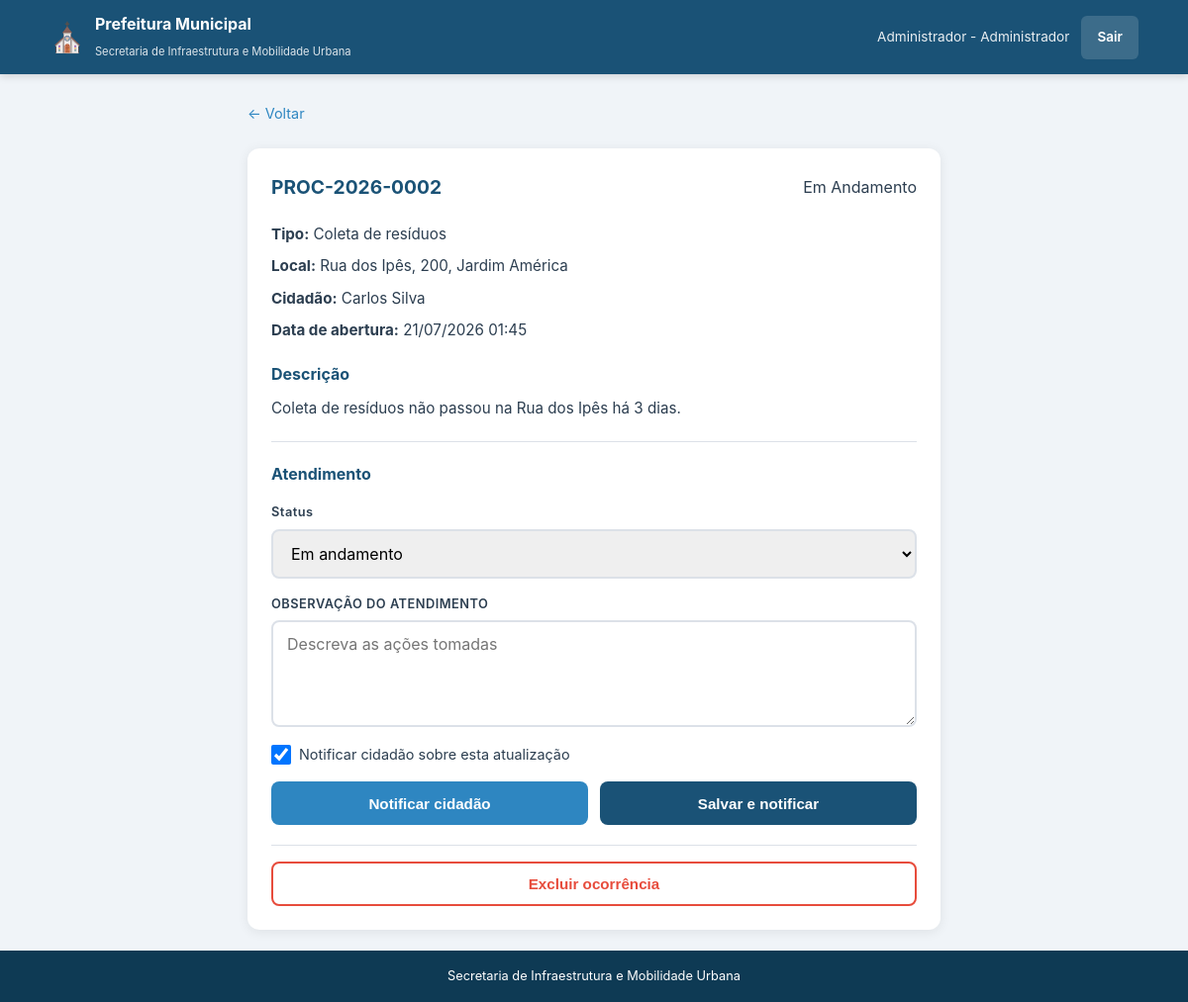
Screenshot of /funcionario/ocorrencias/2/atender (signed in) with the database file from the repository.
### models.py (models this page shows, shortened)
class Funcionario(UserMixin, db.Model):
    __tablename__ = 'funcionarios'
    id = db.Column(db.Integer, primary_key=True)
    nome_completo = db.Column(db.String(255), nullable=False)
    email_institucional = db.Column(db.String(255), unique=True, nullable=False)
    senha_hash = db.Column(db.String(255), nullable=False)
    setor = db.Column(db.String(100), nullable=False)
    ativo = db.Column(db.Boolean, default=True)
    atualizacoes = db.relationship('AtualizacaoOcorrencia', backref='funcionario', lazy=True)

class Ocorrencia(db.Model):
    __tablename__ = 'ocorrencias'
    id = db.Column(db.Integer, primary_key=True)
    protocolo = db.Column(db.String(20), unique=True, nullable=False)
    cidadao_id = db.Column(db.Integer, db.ForeignKey('cidadaos.id'), nullable=True)
    tipo = db.Column(db.String(100), nullable=False)
    descricao = db.Column(db.Text, nullable=False)
    localizacao = db.Column(db.String(255), nullable=False)
    foto_url = db.Column(db.String(500), nullable=True)
    status = db.Column(db.String(20), default='aberta')
    data_abertura = db.Column(db.DateTime, default=datetime.utcnow)
    data_conclusao = db.Column(db.DateTime, nullable=True)
    atualizacoes = db.relationship('AtualizacaoOcorrencia', backref='ocorrencia', lazy=True)
    avaliacao = db.relationship('Avaliacao', backref='ocorrencia', uselist=False, lazy=True)

class Cidadao(UserMixin, db.Model):
    __tablename__ = 'cidadaos'
    id = db.Column(db.Integer, primary_key=True)
    nome_completo = db.Column(db.String(255), nullable=False)
    cpf = db.Column(db.String(14), unique=True, nullable=False)
    email = db.Column(db.String(255), unique=True, nullable=False)
    senha_hash = db.Column(db.String(255), nullable=False)
    data_cadastro = db.Column(db.DateTime, default=datetime.utcnow)
    ocorrencias = db.relationship('Ocorrencia', backref='cidadao', lazy=True)
    avaliacoes = db.relationship('Avaliacao', backref='cidadao', lazy=True)
    notificacoes = db.relationship('Notificacao', backref='cidadao', lazy=True)

### routes/funcionarios.py (the view, shortened to what this page needs)
@funcionarios_bp.route('/funcionario/ocorrencias/<int:ocorrencia_id>/atender', methods=['GET', 'POST'])
@login_required
def atender_ocorrencia(ocorrencia_id):
    if not hasattr(current_user, 'setor'):
        return redirect(url_for('auth.login_institucional'))
    ocorrencia = Ocorrencia.query.get_or_404(ocorrencia_id)
    return render_template('atendimento_ocorrencia.html', ocorrencia=ocorrencia)

### app.py (called while the page is built)
@login_manager.user_loader
def load_user(user_id):
    parts = user_id.split('_', 1)
    if parts[0] == 'c':
        return Cidadao.query.get(int(parts[1]))
    elif parts[0] == 'f':
        return Funcionario.query.get(int(parts[1]))
    return None

### templates/atendimento_ocorrencia.html (shortened to what this page needs)
{% extends "base.html" %}
{% block css %}<link rel="stylesheet" href="{{ url_for('static', filename='css/painel.css') }}">{% endblock %}
{% block conteudo %}
<div class="detalhe-container">
    <a href="{{ url_for('funcionarios.painel_funcionario') }}" class="btn-voltar">&#8592; Voltar</a>
    <div class="detalhe-card">
        <div class="detalhe-header">
            <h1>{{ ocorrencia.protocolo }}</h1>
            <span class="status status-{{ ocorrencia.status }}">{{ ocorrencia.status|replace('_', ' ')|title }}</span>
        </div>
        <div class="detalhe-info">
            <p><strong>Tipo:</strong> {{ ocorrencia.tipo }}</p>
            <p><strong>Local:</strong> {{ ocorrencia.localizacao }}</p>
            <p><strong>Cidadão:</strong> {{ ocorrencia.cidadao.nome_completo if ocorrencia.cidadao else 'Anônimo' }}</p>
            <p><strong>Data de abertura:</strong> {{ ocorrencia.data_abertura.strftime('%d/%m/%Y %H:%M') }}</p>
        </div>
        <div class="detalhe-descricao">
            <h3>Descrição</h3>
            <p>{{ ocorrencia.descricao }}</p>
        </div>
        <div class="atendimento-form">
            <h3>Atendimento</h3>
            <form method="POST" action="{{ url_for('funcionarios.atender_ocorrencia', ocorrencia_id=ocorrencia.id) }}" class="form">
                <div class="campo">
                    <label for="status">Status</label>
                    <select id="status" name="status">
                        <option value="em_andamento" {% if ocorrencia.status == 'em_andamento' %}selected{% endif %}>Em andamento</option>
                    </select>
                </div>
                <div class="campo">
                    <label for="observacao">OBSERVAÇÃO DO ATENDIMENTO</label>
                    <textarea id="observacao" name="observacao" rows="4" placeholder="Descreva as ações tomadas" required></textarea>
                </div>
                <div class="campo-checkbox">
                    <label class="checkbox-label">
                        <input type="checkbox" name="notificar_cidadao" id="notificar_cidadao" checked>
                        <span>Notificar cidadão sobre esta atualização</span>
                    </label>
                </div>
                <div class="form-acoes">
                    <button type="submit" name="acao" value="notificar" class="btn btn-secundario">Notificar cidadão</button>
                    <button type="submit" name="acao" value="salvar" class="btn btn-primario">Salvar e notificar</button>
                </div>
            </form>
            <div class="atendimento-excluir">
                <button type="button" class="btn btn-excluir-full" onclick="abrirModalExclusao()">Excluir ocorrência</button>
            </div>
        </div>
    </div>
</div>
{% endblock %}

### templates/base.html (shortened to what this page needs)
<!DOCTYPE html>
<html lang="pt-BR">
<head>
    <link rel="stylesheet" href="{{ url_for('static', filename='css/estilo_global.css') }}">
    {% block css %}{% endblock %}
</head>
<body>
    <header class="cabecalho">
        <div class="cabecalho-inner">
            <a href="/" class="logo">
                <span class="logo-icon">&#9962;</span>
                <div class="logo-texto">
                    <strong>Prefeitura Municipal</strong>
                    <small>Secretaria de Infraestrutura e Mobilidade Urbana</small>
                </div>
            </a>
            <nav class="nav-cabecalho">
                {% if current_user.is_authenticated %}
                    {% if current_user.setor is defined and current_user.setor %}
                        <span class="nav-usuario">{{ current_user.nome_completo }} - {{ current_user.setor }}</span>
                    {% else %}
                        <a href="{{ url_for('notificacoes.listar_notificacoes') }}" class="nav-link">Notificações</a>
                    {% endif %}
                    <a href="{{ url_for('auth.logout') }}" class="btn btn-sair">Sair</a>
                {% endif %}
            </nav>
        </div>
    </header>
    <main class="conteudo">
        {% block conteudo %}{% endblock %}
    </main>
    <footer class="rodape">
        <p>Secretaria de Infraestrutura e Mobilidade Urbana</p>
    </footer>
</body>
</html>

### static/css/estilo_global.css (style rules this page uses)
* { margin: 0; padding: 0; box-sizing: border-box; }
:root { --cor-primaria: #1a5276; --cor-primaria-escura: #0e3a54; --cor-secundaria: #2e86c1; --cor-destaque: #f39c12; --cor-sucesso: #27ae60; --cor-erro: #e74c3c; --cor-fundo: #f0f4f8; --cor-texto: #2c3e50; --cor-texto-claro: #7f8c8d; --cor-branco: #ffffff; --cor-borda: #dce1e8; --sombra: 0 2px 12px rgba(0,0,0,0.08); --raio: 12px; }
html, body { height: 100%; }
body { font-family: -apple-system, BlinkMacSystemFont, 'Segoe UI', Roboto, sans-serif; background: var(--cor-fundo); color: var(--cor-texto); line-height: 1.6; display: flex; flex-direction: column; min-height: 100vh; }
.cabecalho { background: var(--cor-primaria); color: var(--cor-branco); padding: 12px 16px; position: sticky; top: 0; z-index: 100; box-shadow: 0 2px 8px rgba(0,0,0,0.15); }
.cabecalho-inner { max-width: 1100px; margin: 0 auto; display: flex; align-items: center; justify-content: space-between; gap: 12px; }
.logo { display: flex; align-items: center; gap: 10px; text-decoration: none; color: var(--cor-branco); }
.logo-icon { font-size: 1.8rem; }
.logo-texto strong { display: block; font-size: 1rem; }
.logo-texto small { font-size: 0.7rem; opacity: 0.85; }
.nav-cabecalho { display: flex; align-items: center; gap: 12px; }
.nav-usuario { font-size: 0.85rem; opacity: 0.9; }
.conteudo { flex: 1; max-width: 1100px; width: 100%; margin: 0 auto; padding: 20px 16px; }
.rodape { background: var(--cor-primaria-escura); color: var(--cor-branco); text-align: center; padding: 16px; font-size: 0.8rem; margin-top: auto; }
.btn { display: inline-flex; align-items: center; justify-content: center; gap: 8px; padding: 12px 24px; border: none; border-radius: 8px; font-size: 0.95rem; font-weight: 600; cursor: pointer; text-decoration: none; transition: all 0.2s; min-height: 44px; min-width: 44px; }
.btn-primario { background: var(--cor-primaria); color: var(--cor-branco); }
.btn-secundario { background: var(--cor-secundaria); color: var(--cor-branco); }
.btn-sair { background: rgba(255,255,255,0.15); color: var(--cor-branco); padding: 8px 16px; border-radius: 6px; font-size: 0.85rem; }

### static/css/painel.css (style rules this page uses)
.form { display: flex; flex-direction: column; gap: 16px; }
.campo { display: flex; flex-direction: column; gap: 6px; }
.campo label { font-size: 0.8rem; font-weight: 600; color: var(--cor-texto); letter-spacing: 0.5px; }
.campo input, .campo select, .campo textarea { padding: 12px 14px; border: 2px solid var(--cor-borda); border-radius: 8px; font-size: 1rem; font-family: inherit; transition: border-color 0.2s; min-height: 44px; }
.campo textarea { resize: vertical; min-height: 100px; }
.campo-checkbox { display: flex; align-items: center; gap: 8px; }
.checkbox-label { display: flex; align-items: center; gap: 8px; cursor: pointer; font-size: 0.9rem; }
.checkbox-label input[type="checkbox"] { width: 20px; height: 20px; cursor: pointer; }
.form-acoes { display: flex; gap: 12px; flex-wrap: wrap; }
.form-acoes .btn { flex: 1; min-width: 140px; }
.detalhe-container { max-width: 700px; margin: 0 auto; }
.btn-voltar { display: inline-block; color: var(--cor-secundaria); text-decoration: none; font-size: 0.9rem; margin-bottom: 16px; padding: 8px 0; }
.detalhe-card { background: var(--cor-branco); border-radius: var(--raio); box-shadow: var(--sombra); padding: 24px; }
.detalhe-header { display: flex; justify-content: space-between; align-items: center; margin-bottom: 20px; flex-wrap: wrap; gap: 8px; }
.detalhe-header h1 { font-size: 1.2rem; color: var(--cor-primaria); }
.detalhe-info { display: flex; flex-direction: column; gap: 8px; margin-bottom: 20px; }
.detalhe-info p { font-size: 0.95rem; }
.detalhe-descricao { margin-bottom: 20px; }
.detalhe-descricao h3 { font-size: 1rem; color: var(--cor-primaria); margin-bottom: 8px; }
.detalhe-descricao p { font-size: 0.95rem; line-height: 1.7; }
.atendimento-form { margin-top: 20px; padding-top: 20px; border-top: 1px solid var(--cor-borda); }
.atendimento-form h3 { font-size: 1rem; color: var(--cor-primaria); margin-bottom: 16px; }
.atendimento-excluir { margin-top: 20px; padding-top: 16px; border-top: 1px solid var(--cor-borda); }
.btn-excluir-full { display: inline-flex; align-items: center; justify-content: center; gap: 8px; padding: 12px 24px; border: 2px solid var(--cor-erro); border-radius: 8px; font-size: 0.95rem; font-weight: 600; cursor: pointer; text-decoration: none; transition: all 0.2s; min-height: 44px; background: var(--cor-branco); color: var(--cor-erro); width: 100%; }

### rows the page displays
Funcionario: nome_completo "Administrador", setor "Administrador"
Ocorrencia: protocolo "PROC-2026-0002", status "Em Andamento", tipo "Coleta de resíduos", localizacao "Rua dos Ipês, 200, Jardim América", data_abertura "21/07/2026 01:45", descricao "Coleta de resíduos não passou na Rua dos Ipês há 3 dias.", status "Em andamento"
Cidadao: cidadao "Carlos Silva"
